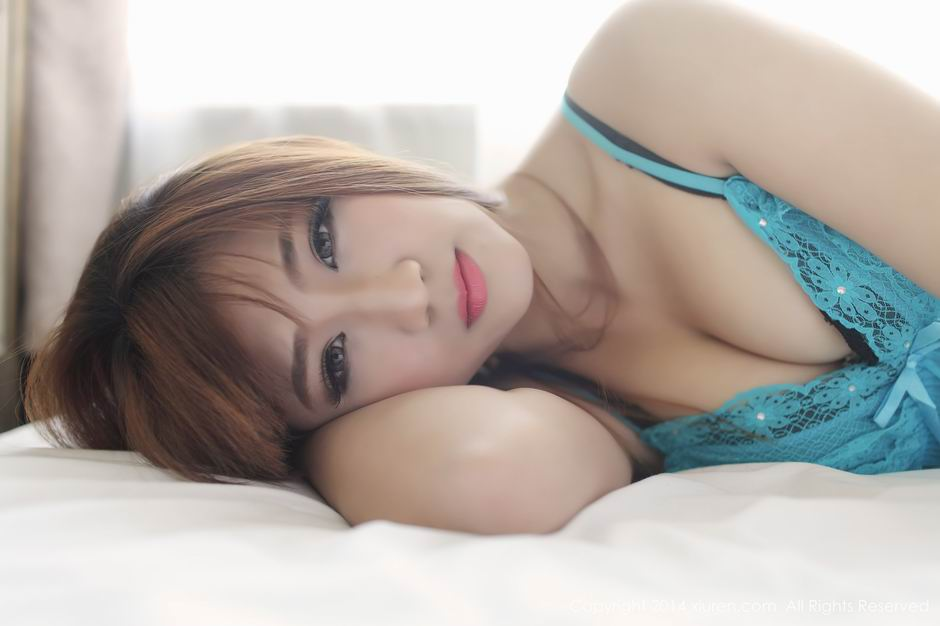
#> input picture image/XXX.jpg, 940 x 626 px, given in place of the camera
$ python edgeDetection.py   (older library calls are emulated)
#> lines starting #> are read from the running program, lines starting #| are printed output that depends on the picture; after the words box and inside, x2 and y2 are one past the last pixel; in counts of white or black regions, pixels touching at a corner belong together
import cv2
import numpy as np

cap = cv2.VideoCapture(0)

while True:
	_, frame = cap.read()
#> frame is the input picture: shape (626, 940, 3); mean B, G, R 165.8, 171.6, 179.4

	laplacian = cv2.Laplacian(frame, cv2.CV_64F)
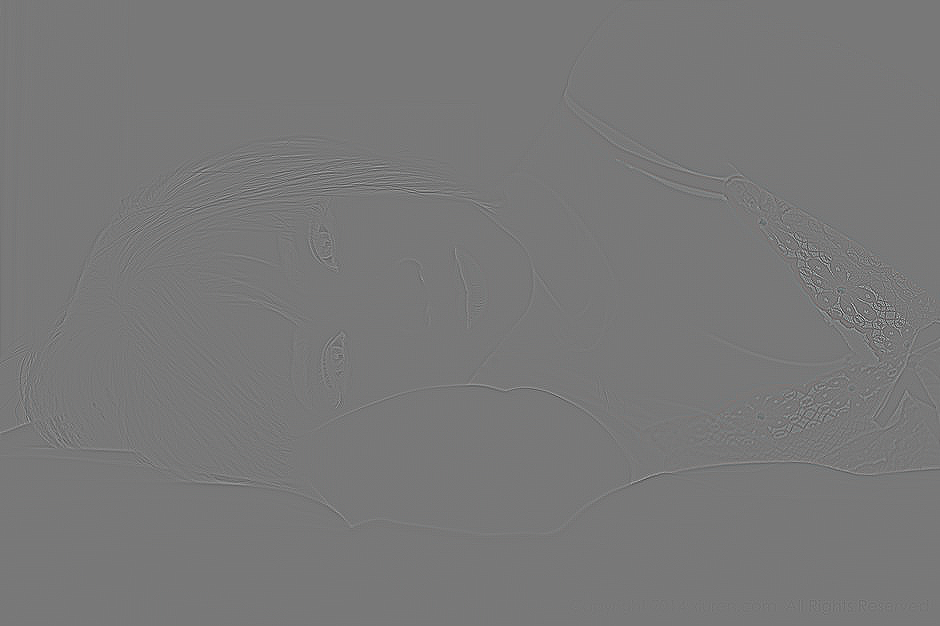
#> laplacian: shape (626, 940, 3) float64; mean B, G, R 0, 0, 0; drawn with min black and max white
	sobelx = cv2.Sobel(frame, cv2.CV_64F, 1, 0, ksize=5)
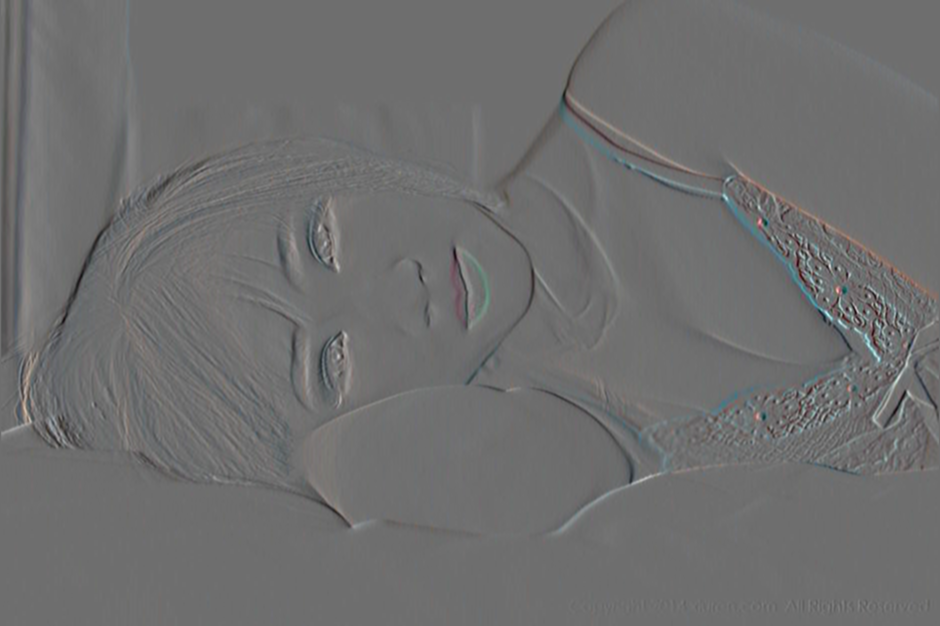
#> sobelx: shape (626, 940, 3) float64; mean B, G, R 1.8, 0.6, -1.7; drawn with min black and max white
	sobely = cv2.Sobel(frame, cv2.CV_64F, 0, 1, ksize=5)
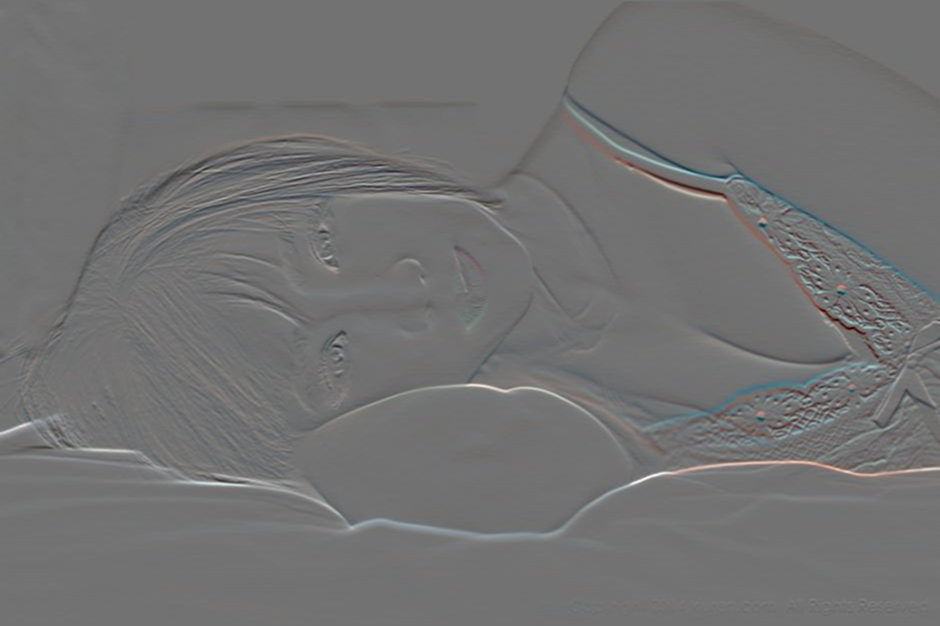
#> sobely: shape (626, 940, 3) float64; mean B, G, R 0.4, 0.4, 0.2; drawn with min black and max white
	edges = cv2.Canny(frame, 100, 200)
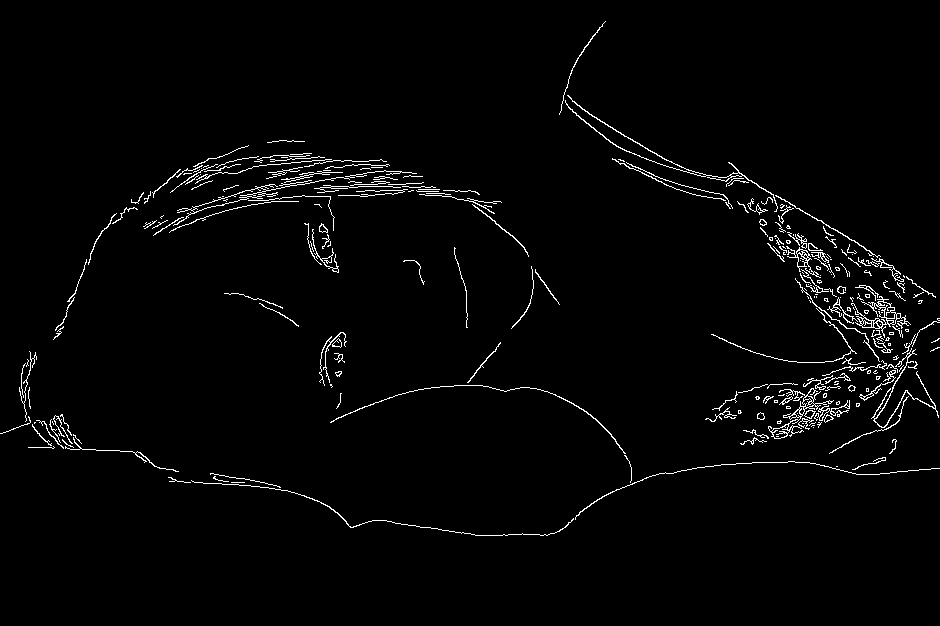
#> edges: shape (626, 940); 2.2% white in thin lines or dots, all inside (x1, y1, x2, y2) = (0, 21, 940, 536)

	cv2.imshow('original', frame)
	cv2.imshow('edges', edges)

	if cv2.waitKey(1) & 0xFF == ord('q'):
#> (key q is pressed here)
          break

cap.release()
cv2.destroyAllWindows()

$ run again, on image/p1.jpg
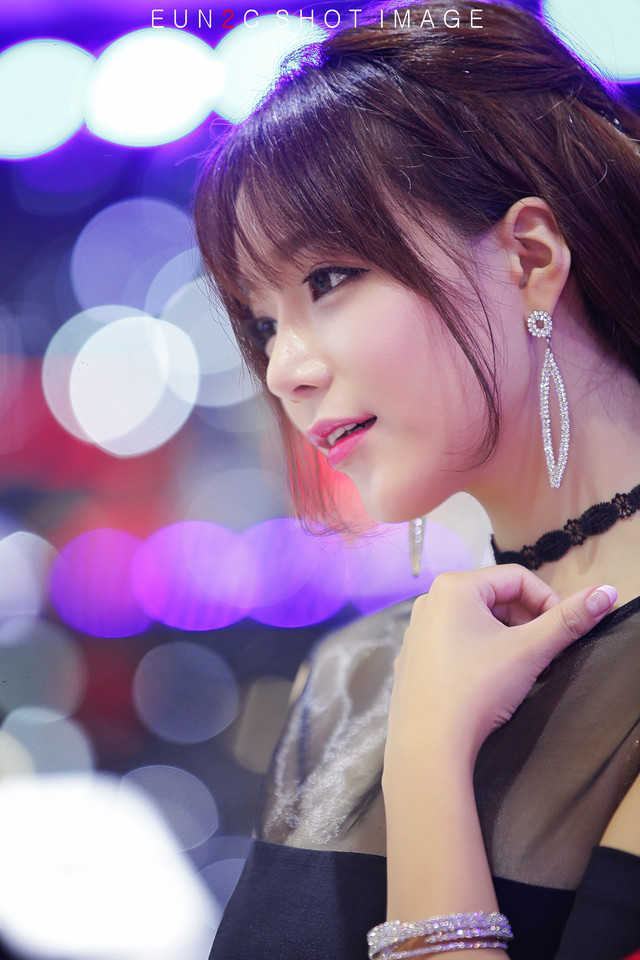
#> input picture image/p1.jpg, 640 x 960 px, given in place of the camera
#> frame is the input picture: shape (960, 640, 3); mean B, G, R 149.4, 117.4, 142
#> `sobely = cv2.Sobel(frame, cv2.CV_64F, 0, 1, ksize=5)`:
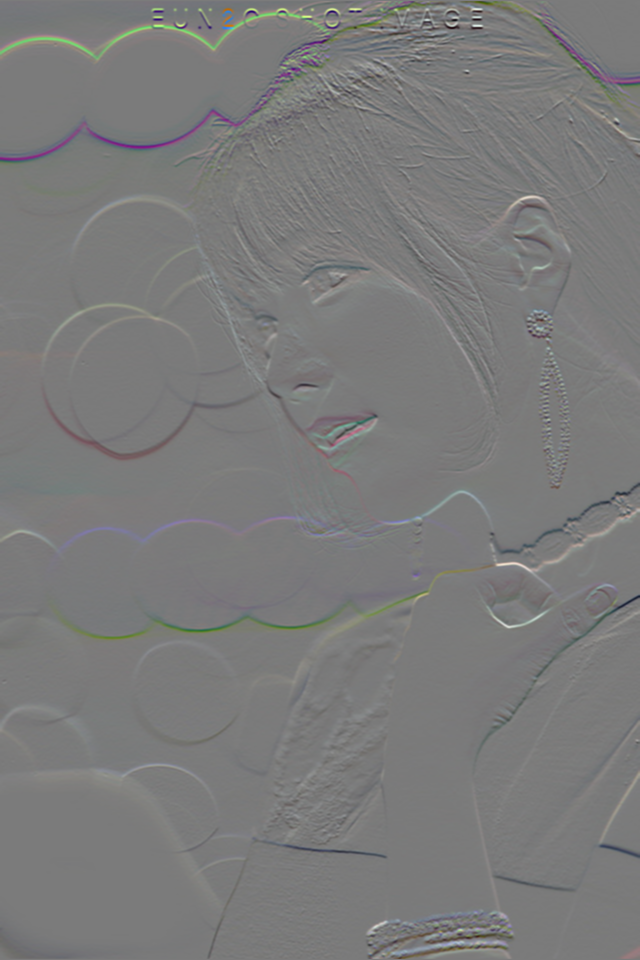
#> sobely: shape (960, 640, 3) float64; mean B, G, R -15.9, 1.3, -4.7; drawn with min black and max white
#> `edges = cv2.Canny(frame, 100, 200)`:
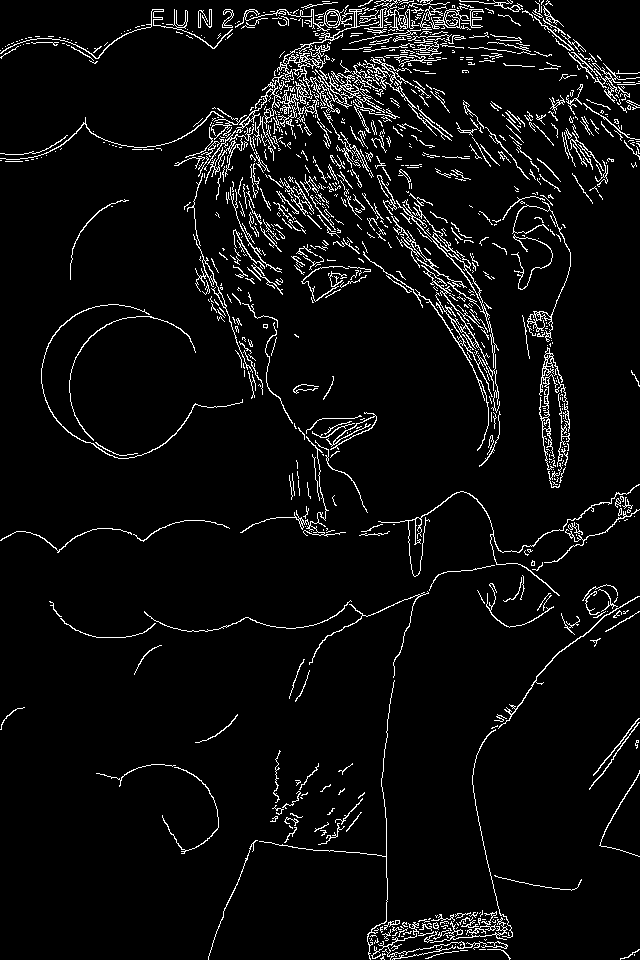
#> edges: shape (960, 640); 5.3% white in thin lines or dots
